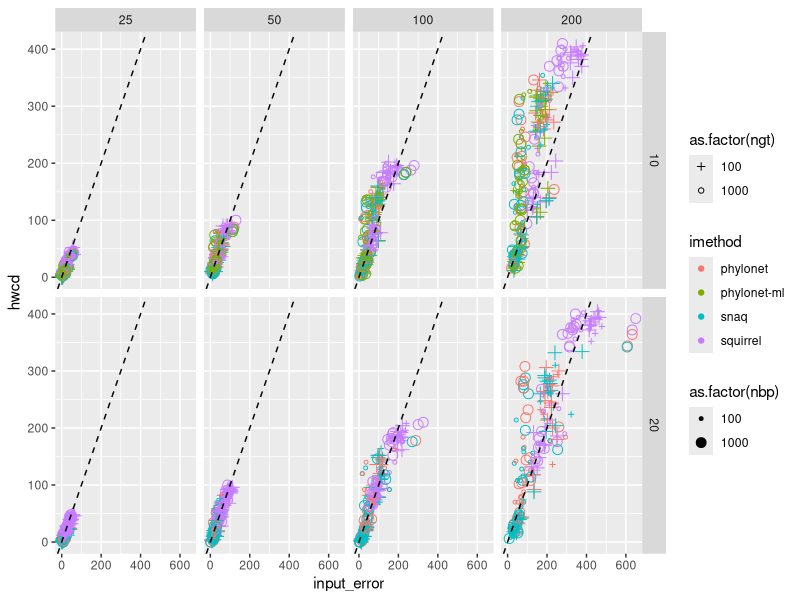
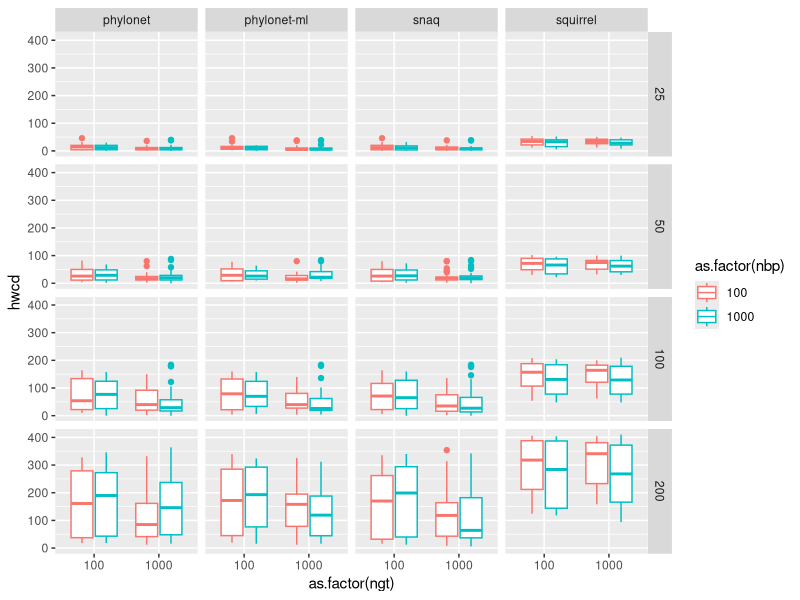

R code for these plots, in order:
library(ggplot2)
library(tidyverse)

df <- read.csv("data/all.csv")

ggplot(df, aes(x = input_error, y = hwcd, color = imethod, shape = as.factor(ngt), size = as.factor(nbp))) +
    facet_grid(m~ntaxa) +
    geom_jitter(width = 0.15, height = 0) +
    geom_abline(slope = 1, intercept = 0, color = "black", lty = "dashed") +
    scale_size_manual(values = c("100" = 1, "1000" = 3)) +
    scale_shape_manual(values = c("100" = 3, "1000" = 1))


ggplot(df, aes(x = as.factor(ngt), y = hwcd, color = as.factor(nbp))) +
    facet_grid(ntaxa~imethod) +
    geom_boxplot()
